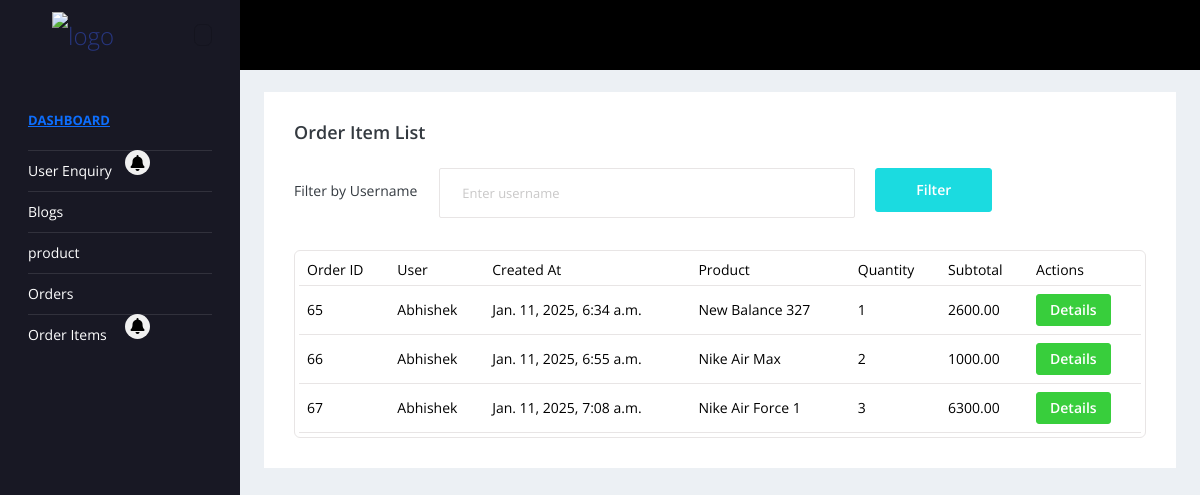
The page /midhun@123/order-items/ on the database as committed earlier.
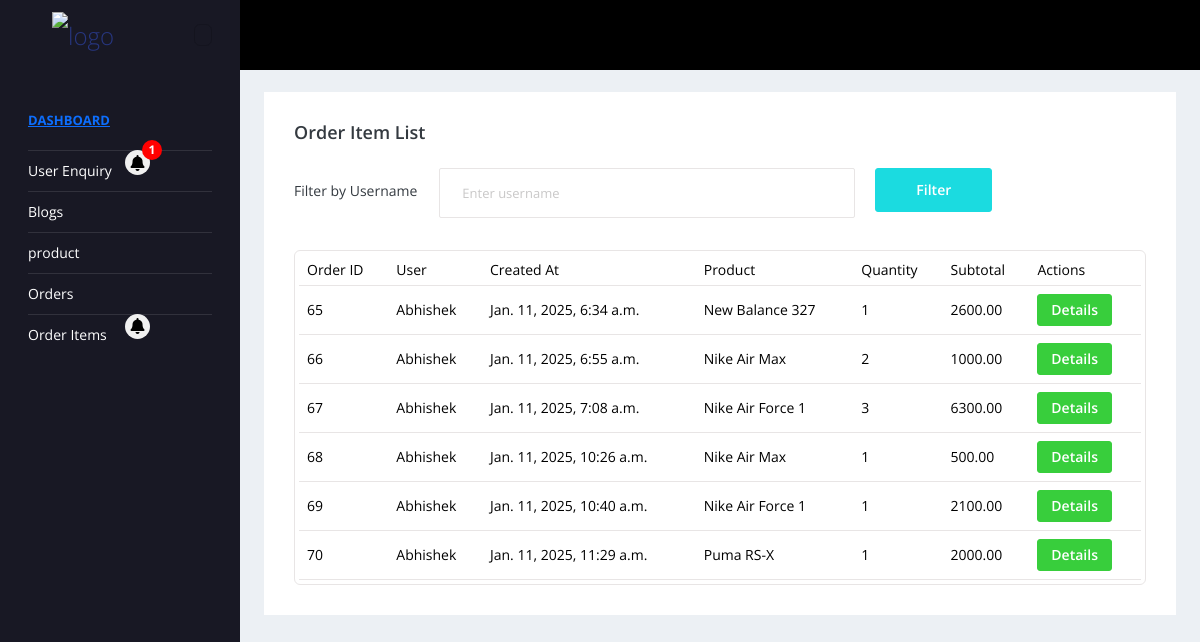
The same page on the database as committed later.
### admin_app/models.py (models this page shows, shortened)
class OrderItem(models.Model):
    order = models.ForeignKey(Order, related_name='items', on_delete=models.CASCADE)
    fk_product = models.ForeignKey(Product, on_delete=models.CASCADE)
    quantity = models.PositiveIntegerField(default=1)
    sub_total = models.DecimalField(max_digits=10, decimal_places=2)

class Order(models.Model):
    fk_user = models.ForeignKey(User, on_delete=models.CASCADE)
    created_at = models.DateTimeField(default=now)
    total_amount = models.DecimalField(max_digits=10, decimal_places=2)

class Product(models.Model):
    CATEGORY_CHOICES = [
        ('men_shoes', 'Men Shoes'),
        ('women_shoes', 'Women Shoes'),
        ('kids', 'Kids'),
    ]
    product_name =models.CharField(max_length=50)
    product_image =models.ImageField(upload_to='product_image/')
    product_brand =models.CharField(max_length=50)
    product_price =models.IntegerField()
    discount_price = models.IntegerField(default=0)
    product_specifications =models.TextField(max_length=1000)
    product_highlights = models.TextField(max_length=1000)
    product_category = models.CharField(max_length=20,choices=CATEGORY_CHOICES,default='men_shoes',)

### admin_app/views.py (the view)
# urls.py: path('order-items/',order_item_list, name='order_item_list'),
def order_item_list(request):
    username = request.GET.get('username', None)
    order_items = OrderItem.objects.select_related('order__fk_user', 'fk_product')
    if username:
        order_items = order_items.filter(order__fk_user__username__icontains=username)
    Notification.objects.filter(notification_type='admin_order').update(count=0)
    return render(request, 'admin_templates/order_item_list.html', {'order_items': order_items})

### templates/admin_templates/order_item_list.html (shortened to what this page needs)
{% extends 'admin_templates/admin_header_footer.html' %}
{% load static %}
{% block content %}
<div class="main-panel">
    <div class="content-wrapper">
        <div class="row">
            <div class="col-md-12 grid-margin stretch-card">
                <div class="card">
                    <div class="card-body">
                        <div class="d-sm-flex align-items-center mb-4">
                            <h4 class="card-title mb-sm-0">Order Item List</h4>
                        </div>
                        <form method="get" class="mb-4">
                            <div class="form-group row">
                                <label for="username" class="col-sm-2 col-form-label">Filter by Username</label>
                                <div class="col-sm-6">
                                    <input type="text" name="username" id="username" class="form-control" placeholder="Enter username" value="{{ request.GET.username }}">
                                </div>
                                <div class="col-sm-4">
                                    <button type="submit" class="btn btn-primary">Filter</button>
                                </div>
                            </div>
                        </form>
                        <div class="table-responsive border rounded p-1">
                            <table class="table">
                                <thead>
                                    <tr>
                                        <th class="font-weight-bold">Order ID</th>
                                        <th class="font-weight-bold">User</th>
                                        <th class="font-weight-bold">Created At</th>
                                        <th class="font-weight-bold">Product</th>
                                        <th class="font-weight-bold">Quantity</th>
                                        <th class="font-weight-bold">Subtotal</th>
                                        <th class="font-weight-bold">Actions</th>
                                    </tr>
                                </thead>
                                <tbody>
                                    {% for item in order_items %}
                                    <tr>
                                        <td>{{ item.order.id }}</td>
                                        <td>{{ item.order.fk_user.username }}</td>
                                        <td>{{ item.order.created_at }}</td>
                                        <td>{{ item.fk_product.product_name }}</td>
                                        <td>{{ item.quantity }}</td>
                                        <td>{{ item.sub_total }}</td>
                                        <td>
                                            <a href="{% url 'shipping_details' item.order.id %}" class="btn btn-success btn-sm">Details</a>
                                        </td>
                                    </tr>
                                    {% empty %}
                                    <tr>
                                        <td colspan="7" class="text-center">No order items found.</td>
                                    </tr>
                                    {% endfor %}
                                </tbody>
                            </table>
                        </div>
                    </div>
                </div>
            </div>
        </div>
    </div>
</div>
{% endblock %}

Rows that differ between the two databases and show on the page:
added OrderItem: order.id "68", order.fk_user.username "Abhishek", order.created_at "Jan. 11, 2025, 10:26 a.m.", fk_product.product_name "Nike Air Max", quantity "1", sub_total "500.00"
added OrderItem: order.id "69", order.fk_user.username "Abhishek", order.created_at "Jan. 11, 2025, 10:40 a.m.", fk_product.product_name "Nike Air Force 1", quantity "1", sub_total "2100.00"
added OrderItem: order.id "70", order.fk_user.username "Abhishek", order.created_at "Jan. 11, 2025, 11:29 a.m.", fk_product.product_name "Puma RS-X", quantity "1", sub_total "2000.00"
Other text that changed with them:
{{ admin_contact_enquiry_count }}: (not shown) → "1"
